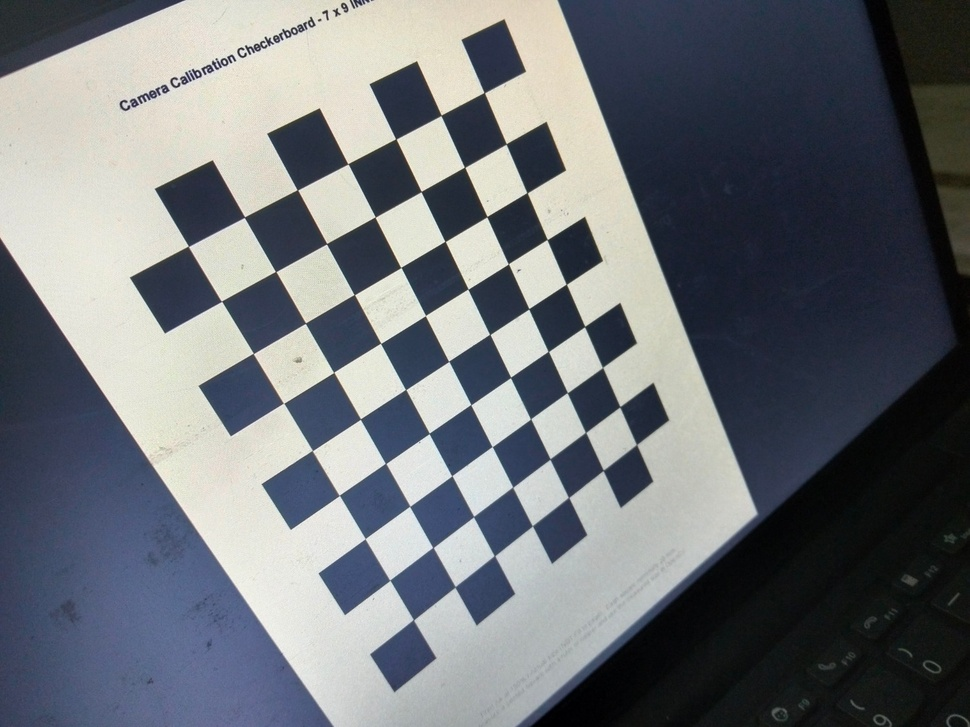
#> input picture calibration/images/checkerboard_001.jpg, 970 x 727 px, shrunk from 1500 x 1125 before the run; its folder holds only this picture in this run
$ python calibration.py
#> lines starting #> are read from the running program, lines starting #| are printed output that depends on the picture; after the words box and inside, x2 and y2 are one past the last pixel; in counts of white or black regions, pixels touching at a corner belong together
"""Calibrate camera intrinsics from the supplied checkerboard photographs."""

from __future__ import annotations

import csv
import json
from collections import defaultdict
from dataclasses import dataclass
from datetime import datetime, timezone
from pathlib import Path
from typing import Any

import cv2
import numpy as np


BASE_DIR = Path(__file__).resolve().parent
IMAGE_DIR = BASE_DIR / "images"
OUTPUT_DIR = BASE_DIR / "parameters"
DETECTED_DIR = OUTPUT_DIR / "detected_corners"
PATTERN_SIZES = ((7, 9), (9, 7))
CORNER_REFINEMENT = (
    cv2.TERM_CRITERIA_EPS + cv2.TERM_CRITERIA_MAX_ITER,
    30,
    0.001,
)
SB_FLAGS = cv2.CALIB_CB_NORMALIZE_IMAGE | cv2.CALIB_CB_EXHAUSTIVE
CLASSIC_FLAGS = (
    cv2.CALIB_CB_ADAPTIVE_THRESH | cv2.CALIB_CB_NORMALIZE_IMAGE
)


@dataclass
class Detection:
    image_path: Path
    image: np.ndarray
    corners: np.ndarray
    pattern_size: tuple[int, int]
    method: str
    attempts: dict[str, dict[str, bool]]


def detect_corners(image_path: Path) -> tuple[Detection | None, str | None]:
    image = cv2.imread(str(image_path), cv2.IMREAD_COLOR)
    if image is None:
        return None, "image could not be decoded"

    gray = cv2.cvtColor(image, cv2.COLOR_BGR2GRAY)
    candidates: list[tuple[tuple[int, int], str, np.ndarray]] = []
    attempts: dict[str, dict[str, bool]] = {}

    for pattern_size in PATTERN_SIZES:
        label = f"{pattern_size[0]}x{pattern_size[1]}"
        sb_found, sb_corners = cv2.findChessboardCornersSB(
            gray, pattern_size, SB_FLAGS
        )
        classic_found, classic_corners = cv2.findChessboardCorners(
            gray, pattern_size, CLASSIC_FLAGS
        )
        attempts[label] = {
            "sb_found": bool(sb_found),
            "classic_found": bool(classic_found),
        }

        if sb_found and sb_corners is not None:
            candidates.append((pattern_size, "SB", sb_corners))
        if classic_found and classic_corners is not None:
            candidates.append((pattern_size, "classic", classic_corners))

    if not candidates:
        return None, "no complete 7x9 or 9x7 corner grid detected"

    # Prefer the stated 7x9 layout and SB localization, with classic fallback.
    pattern_rank = {size: rank for rank, size in enumerate(PATTERN_SIZES)}
    method_rank = {"SB": 0, "classic": 1}
    pattern_size, method, corners = min(
        candidates,
        key=lambda item: (
            pattern_rank[item[0]],
            method_rank[item[1]],
        ),
    )
    refined = cv2.cornerSubPix(
        gray,
        corners,
        (11, 11),
        (-1, -1),
        CORNER_REFINEMENT,
    )
    return (
        Detection(
            image_path=image_path,
            image=image,
            corners=refined,
            pattern_size=pattern_size,
            method=method,
            attempts=attempts,
        ),
        None,
    )


def make_object_points(pattern_size: tuple[int, int]) -> np.ndarray:
    columns, rows = pattern_size
    points = np.zeros((columns * rows, 3), dtype=np.float32)
    points[:, :2] = np.mgrid[0:columns, 0:rows].T.reshape(-1, 2)
    return points


def write_image(path: Path, image: np.ndarray) -> None:
    if not cv2.imwrite(str(path), image):
        raise OSError(f"Could not write image: {path}")


def save_detected_corners(detection: Detection) -> Path:
    output_path = DETECTED_DIR / f"{detection.image_path.stem}_corners.jpg"
    annotated = detection.image.copy()
    cv2.drawChessboardCorners(
        annotated, detection.pattern_size, detection.corners, True
    )
    write_image(output_path, annotated)
    return output_path


def save_undistortion_comparison(
    detection: Detection,
    camera_matrix: np.ndarray,
    distortion_coefficients: np.ndarray,
    image_size: tuple[int, int],
) -> Path:
    width, height = image_size
    new_camera_matrix, _ = cv2.getOptimalNewCameraMatrix(
        camera_matrix,
        distortion_coefficients,
        image_size,
        1,
        image_size,
    )
    undistorted = cv2.undistort(
        detection.image,
        camera_matrix,
        distortion_coefficients,
        None,
        new_camera_matrix,
    )
    before = detection.image.copy()
    after = undistorted.copy()
    cv2.putText(
        before,
        "Before",
        (24, 42),
        cv2.FONT_HERSHEY_SIMPLEX,
        1,
        (0, 0, 255),
        2,
        cv2.LINE_AA,
    )
    cv2.putText(
        after,
        "After",
        (24, 42),
        cv2.FONT_HERSHEY_SIMPLEX,
        1,
        (0, 128, 0),
        2,
        cv2.LINE_AA,
    )
    comparison = np.hstack((before, after))
    output_path = OUTPUT_DIR / (
        f"undistortion_comparison_{width}x{height}.jpg"
    )
    write_image(output_path, comparison)
    return output_path


def calibrate_group(
    detections: list[Detection],
    image_size: tuple[int, int],
) -> dict[str, Any]:
    object_points = [
        make_object_points(detection.pattern_size) for detection in detections
    ]
    image_points = [detection.corners for detection in detections]
    rms, camera_matrix, distortion, rotation_vectors, translation_vectors = (
        cv2.calibrateCamera(
            object_points,
            image_points,
            image_size,
            None,
            None,
        )
    )

    image_errors: list[dict[str, Any]] = []
    squared_error_sum = 0.0
    point_count = 0
    for detection, obj, observed, rotation, translation in zip(
        detections,
        object_points,
        image_points,
        rotation_vectors,
        translation_vectors,
    ):
        projected, _ = cv2.projectPoints(
            obj, rotation, translation, camera_matrix, distortion
        )
        residuals = observed.reshape(-1, 2) - projected.reshape(-1, 2)
        error = float(np.sqrt(np.mean(np.sum(residuals**2, axis=1))))
        squared_error_sum += float(np.sum(residuals**2))
        point_count += len(residuals)
        image_errors.append(
            {
                "image": detection.image_path.name,
                "reprojection_error_px": error,
                "corner_detector": detection.method,
                "pattern_size_columns_rows": list(detection.pattern_size),
            }
        )

    width, height = image_size
    model_path = OUTPUT_DIR / f"camera_parameters_{width}x{height}.npz"
    np.savez_compressed(
        model_path,
        camera_matrix=camera_matrix,
        distortion_coefficients=distortion,
        image_size_wh=np.array(image_size, dtype=np.int32),
        pattern_size_columns_rows=np.array(detections[0].pattern_size),
        square_size_units="unit square",
        rms_reprojection_error_px=rms,
    )
    comparison_path = save_undistortion_comparison(
        detections[0], camera_matrix, distortion, image_size
    )

    return {
        "image_size_px": {"width": width, "height": height},
        "image_count": len(detections),
        "corner_count_per_image": len(object_points[0]),
        "rms_reprojection_error_px": float(rms),
        "mean_individual_reprojection_error_px": float(
            np.mean(
                [
                    record["reprojection_error_px"]
                    for record in image_errors
                ]
            )
        ),
        "max_individual_reprojection_error_px": max(
            record["reprojection_error_px"] for record in image_errors
        ),
        "camera_matrix": camera_matrix.tolist(),
        "distortion_coefficients": distortion.reshape(-1).tolist(),
        "parameters_file": str(model_path.relative_to(BASE_DIR)),
        "undistortion_comparison_file": str(
            comparison_path.relative_to(BASE_DIR)
        ),
        "individual_image_errors": image_errors,
        "squared_error_sum": squared_error_sum,
        "point_count": point_count,
    }


def main() -> None:
    OUTPUT_DIR.mkdir(parents=True, exist_ok=True)
    DETECTED_DIR.mkdir(parents=True, exist_ok=True)
    images = sorted(
        path
        for path in IMAGE_DIR.iterdir()
        if path.is_file() and path.suffix.lower() in {".jpg", ".jpeg"}
    )
    if not images:
        raise FileNotFoundError(f"No JPG images found in {IMAGE_DIR}")

    print(f"Input images: {len(images)} ({IMAGE_DIR})")
    detections: list[Detection] = []
    failures: list[dict[str, str]] = []
    source_sizes: dict[str, int] = defaultdict(int)
    for image_path in images:
        detection, failure = detect_corners(image_path)
#> in detect_corners, image is the input picture: shape (727, 970, 3); mean B, G, R 119.4, 114.5, 110.5
#> in detect_corners, `gray = cv2.cvtColor(image, cv2.COLOR_BGR2GRAY)`:
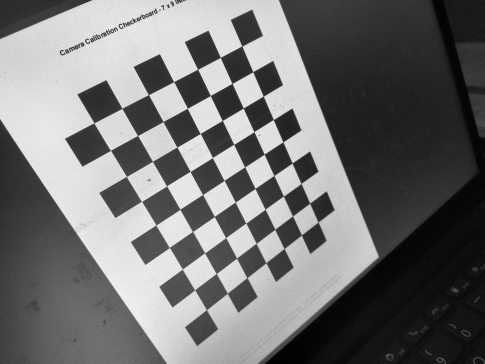
#> gray: shape (727, 970) (shown at 1/2 size); min 0, max 248, mean 113.9
#> the loop in detect_corners, `for pattern_size in PATTERN_SIZES:` made 2 passes
#> (sb_found, classic_found) on passes 1 to 2: (True, True), (True, True)
#> after the loop in detect_corners, `for pattern_size in PATTERN_SIZES:`: attempts = 2 items; candidates = 4 items
#> in detect_corners, `pattern_size, method, corners = min( candidates, key=lambda item: ( pa..`: pattern_size = (7, 9); method = 'SB'; corners = 63 rows, first 8: [636.7, 444.4], [603.3, 470.3], [568.6, 497.4], [532.4, 525.9], [494.5, 555.7], [455, 586.9], [413.4, 619.8], [619.9, 406.8]
#> in detect_corners, `refined = cv2.cornerSubPix( gray, corners, (11, 11), (-1, -1), CORNER_..`: refined = 63 rows, first 8: [636.5, 444.6], [603.3, 470.4], [568.6, 497.5], [532.4, 525.9], [494.4, 555.8], [455.1, 586.8], [413.4, 619.8], [619.8, 406.7]
        if detection is None:
            reason = failure or "unknown detection failure"
            print(f"FAILED  {image_path.name}: {reason}")
            failures.append({"image": image_path.name, "reason": reason})
            continue

        height, width = detection.image.shape[:2]
        source_sizes[f"{width}x{height}"] += 1
        overlay_path = save_detected_corners(detection)
#> in write_image, `if not cv2.imwrite(str(path), image):`:
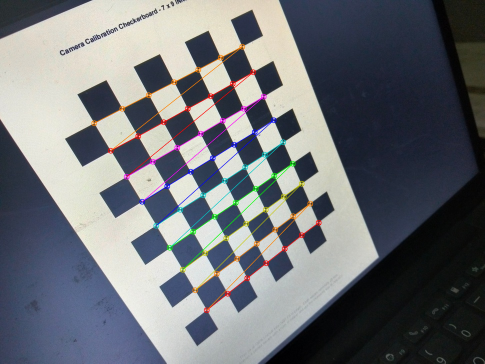
#> saved as checkerboard_001_corners.jpg: shape (727, 970, 3) (shown at 1/2 size); mean B, G, R 118.6, 114, 110.9
        attempt_summary = "; ".join(
            f"{size}: SB={'yes' if result['sb_found'] else 'no'}, "
            f"classic={'yes' if result['classic_found'] else 'no'}"
            for size, result in detection.attempts.items()
        )
        print(
            f"SUCCESS {image_path.name}: "
            f"{detection.pattern_size[0]}x{detection.pattern_size[1]}, "
            f"{detection.method}, 63 corners; {attempt_summary}; "
            f"saved {overlay_path.relative_to(BASE_DIR)}"
        )
#| SUCCESS checkerboard_001.jpg: 7x9, SB, 63 corners; 7x9: SB=yes, classic=yes; 9x7: SB=yes, classic=yes; saved parameters/detected_corners/checkerboard_001_corners.jpg
        detections.append(detection)

    if not detections:
        raise RuntimeError("No checkerboards were detected; calibration stopped.")

    grouped: dict[tuple[int, int], list[Detection]] = defaultdict(list)
    for detection in detections:
        height, width = detection.image.shape[:2]
        grouped[(width, height)].append(detection)
#> this loop made 1 pass
#> (height, width) on pass 1: (727, 970)

    group_results = [
        calibrate_group(group_detections, image_size)
        for image_size, group_detections in sorted(grouped.items())
    ]
#> in save_undistortion_comparison, `cv2.putText( before, "Before", (24, 42), cv2.FONT_HERSHEY_SIMPLEX, 1, ..`:
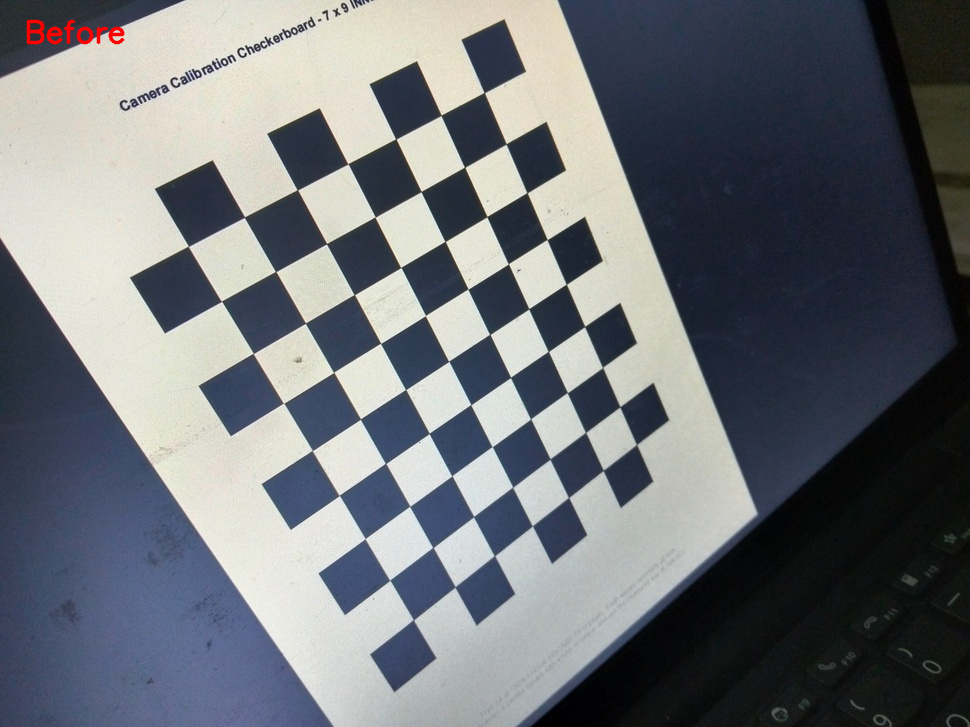
#> before: shape (727, 970, 3); 0.19% of pixels changed, all inside (x1, y1, x2, y2) = (26, 19, 125, 45)
#> in save_undistortion_comparison, `comparison = np.hstack((before, after))`:
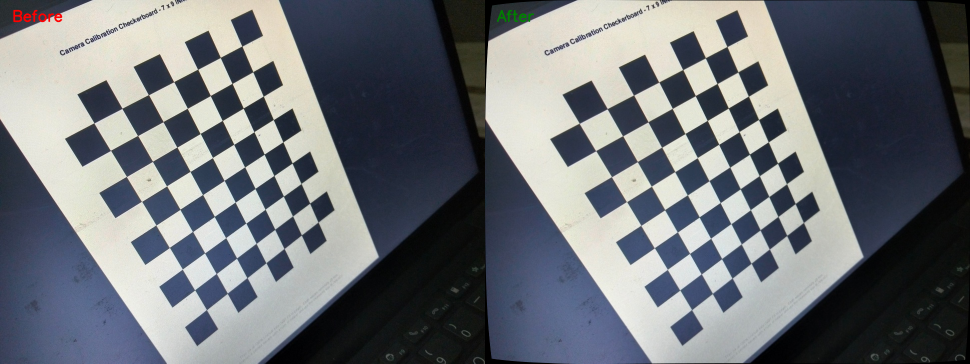
#> comparison: shape (727, 1940, 3) (shown at 1/2 size); mean B, G, R 119, 114.1, 110.2
    total_squared_error = sum(
        result["squared_error_sum"] for result in group_results
    )
    total_point_count = sum(result["point_count"] for result in group_results)
    overall_rms = float(np.sqrt(total_squared_error / total_point_count))
    for result in group_results:
        result.pop("squared_error_sum")
        result.pop("point_count")

    csv_path = OUTPUT_DIR / "per_image_reprojection_errors.csv"
    with csv_path.open("w", newline="", encoding="utf-8") as csv_file:
        writer = csv.DictWriter(
            csv_file,
            fieldnames=(
                "image",
                "image_size_px",
                "reprojection_error_px",
                "corner_detector",
                "pattern_size_columns_rows",
            ),
        )
        writer.writeheader()
        for result in group_results:
            size = result["image_size_px"]
            size_label = f"{size['width']}x{size['height']}"
            for record in result["individual_image_errors"]:
                writer.writerow(
                    {
                        **record,
                        "image_size_px": size_label,
                        "pattern_size_columns_rows": "x".join(
                            str(value)
                            for value in record["pattern_size_columns_rows"]
                        ),
                    }
                )

    metadata = {
        "generated_at_utc": datetime.now(timezone.utc).isoformat(),
        "opencv_version": cv2.__version__,
        "numpy_version": np.__version__,
        "input_directory": str(IMAGE_DIR.relative_to(BASE_DIR)),
        "input_image_count": len(images),
        "detected_image_count": len(detections),
        "failed_images": failures,
        "source_image_sizes_px": dict(sorted(source_sizes.items())),
        "checkerboard": {
            "internal_corners": [7, 9],
            "tested_pattern_sizes_columns_rows": [
                list(size) for size in PATTERN_SIZES
            ],
            "object_point_order": (
                "row-major for the chosen (columns, rows) pattern size"
            ),
            "square_size": 1.0,
            "square_size_units": "unit square; arbitrary scale",
            "physical_square_size_measured_or_verified": False,
            "corner_refinement": {
                "method": "cv2.cornerSubPix",
                "window": [11, 11],
                "zero_zone": [-1, -1],
                "criteria_max_iterations": 30,
                "criteria_epsilon": 0.001,
            },
        },
        "overall_pooled_rms_reprojection_error_px": overall_rms,
        "overall_rms_note": (
            "Pooled over all detected corners after fitting separate camera "
            "models for each source resolution; it is not one shared model."
        ),
        "calibrations_by_resolution": group_results,
        "quality_assessment": {
            "resolution": (
                "The supplied files are 1500x1125 or 1500x2000 pixels and "
                "each successful image contributes 63 corners. Resolution "
                "supports detection, but alone does not guarantee precise "
                "calibration."
            ),
            "observed_quality": (
                "Corner detection succeeded for the listed inputs. The "
                "1500x2000 cohort has a larger RMS and checkerboard_002.jpg "
                "has a high per-image reprojection error; inspect its saved "
                "corner overlay before relying on that cohort for precision."
            ),
            "source_limitations": (
                "These are the supplied JPG photographs of a checkerboard "
                "shown on a laptop display. Visible screen pixel structure, "
                "moire, display brightness variation, glare, focus blur, and "
                "perspective can shift corner locations. If the JPGs were "
                "extracted from PDFs, prior resizing, resampling, cropping, "
                "and JPEG compression may further limit geometric accuracy; "
                "the extraction history cannot be independently established "
                "from these files."
            ),
            "metric_scale": (
                "Unit-square coordinates calibrate intrinsics only up to the "
                "chosen arbitrary pattern scale. They do not establish "
                "physical square size or metric object dimensions."
            ),
        },
        "outputs": {
            "metadata": "calibration_metadata.json",
            "per_image_errors": "per_image_reprojection_errors.csv",
            "detected_corner_images": "detected_corners/",
        },
    }
    metadata_path = OUTPUT_DIR / "calibration_metadata.json"
    metadata_path.write_text(
        json.dumps(metadata, indent=2), encoding="utf-8"
    )

    print("\nCalibration results")
    print(f"Successful detections: {len(detections)}/{len(images)}")
#| Successful detections: 1/1
    print(f"Failed detections: {len(failures)}")
    print("Resolution cohorts:")
    for result in group_results:
        size = result["image_size_px"]
        print(
            f"  {size['width']}x{size['height']}: "
            f"{result['image_count']} images, "
            f"RMS={result['rms_reprojection_error_px']:.6f} px, "
            f"mean per-image={result['mean_individual_reprojection_error_px']:.6f} px, "
            f"max per-image={result['max_individual_reprojection_error_px']:.6f} px"
        )
    print(f"Overall pooled RMS reprojection error: {overall_rms:.6f} px")
    if failures:
        print("Failed images:")
        for failure in failures:
            print(f"  {failure['image']}: {failure['reason']}")
    print("Saved files:")
    print(f"  {metadata_path}")
    print(f"  {csv_path}")
    for result in group_results:
        print(f"  {BASE_DIR / result['parameters_file']}")
        print(f"  {BASE_DIR / result['undistortion_comparison_file']}")
    print(f"  {DETECTED_DIR} ({len(detections)} images)")
#|   calibration/parameters/detected_corners (1 images)


if __name__ == "__main__":
    main()
